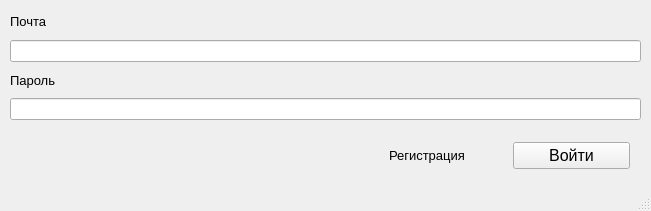
<?xml version="1.0" encoding="UTF-8"?>
<ui version="4.0">
 <class>MainWindow</class>
 <widget class="QMainWindow" name="MainWindow">
  <property name="geometry">
   <rect>
    <x>0</x>
    <y>0</y>
    <width>651</width>
    <height>211</height>
   </rect>
  </property>
  <property name="windowTitle">
   <string>Tanks_online_authorization</string>
  </property>
  <widget class="QWidget" name="centralwidget">
   <widget class="QWidget" name="verticalLayoutWidget">
    <property name="geometry">
     <rect>
      <x>10</x>
      <y>9</y>
      <width>631</width>
      <height>111</height>
     </rect>
    </property>
    <layout class="QVBoxLayout" name="verticalLayout">
     <item>
      <widget class="QLabel" name="label">
       <property name="font">
        <font>
         <pointsize>10</pointsize>
        </font>
       </property>
       <property name="text">
        <string>Почта</string>
       </property>
      </widget>
     </item>
     <item>
      <widget class="QLineEdit" name="lineEdit"/>
     </item>
     <item>
      <widget class="QLabel" name="label_2">
       <property name="font">
        <font>
         <pointsize>10</pointsize>
        </font>
       </property>
       <property name="text">
        <string>Пароль</string>
       </property>
      </widget>
     </item>
     <item>
      <widget class="QLineEdit" name="lineEdit_2"/>
     </item>
    </layout>
   </widget>
   <widget class="QWidget" name="horizontalLayoutWidget">
    <property name="geometry">
     <rect>
      <x>389</x>
      <y>130</y>
      <width>241</width>
      <height>51</height>
     </rect>
    </property>
    <layout class="QHBoxLayout" name="horizontalLayout">
     <item>
      <widget class="QLabel" name="label_3">
       <property name="font">
        <font>
         <pointsize>10</pointsize>
        </font>
       </property>
       <property name="text">
        <string>Регистрация</string>
       </property>
      </widget>
     </item>
     <item>
      <widget class="QPushButton" name="pushButton">
       <property name="sizePolicy">
        <sizepolicy hsizetype="Minimum" vsizetype="Fixed">
         <horstretch>0</horstretch>
         <verstretch>0</verstretch>
        </sizepolicy>
       </property>
       <property name="font">
        <font>
         <pointsize>12</pointsize>
        </font>
       </property>
       <property name="text">
        <string>Войти</string>
       </property>
      </widget>
     </item>
    </layout>
   </widget>
  </widget>
  <widget class="QStatusBar" name="statusbar"/>
 </widget>
 <resources/>
 <connections/>
</ui>
